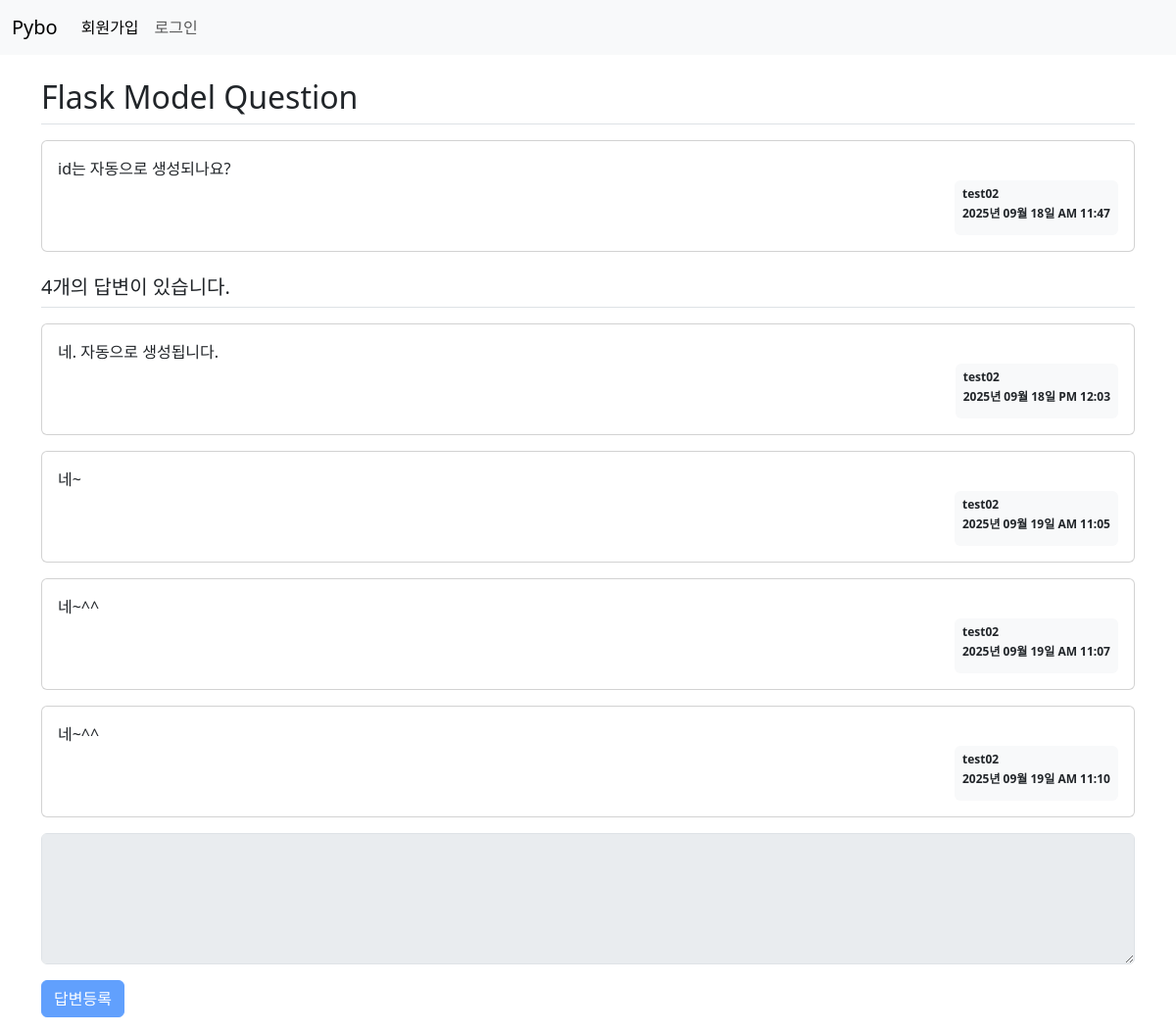
/question/detail/2, run on the app's committed database.
### pybo/models.py (models this page shows)
class Question(db.Model):
    id = db.Column(db.Integer, primary_key=True)
    subject = db.Column(db.String(200), nullable=False)
    content = db.Column(db.Text(), nullable=False)
    create_date = db.Column(db.DateTime(), nullable=False)
    user_id = db.Column(db.Integer, db.ForeignKey('user.id', ondelete='CASCADE'),
                        nullable=False)
    user = db.relationship('User', backref=db.backref('question_set'))

class User(db.Model):
    id = db.Column(db.Integer, primary_key=True)
    username = db.Column(db.String(150), unique=True, nullable=False)
    password = db.Column(db.String(200), nullable=False)
    email = db.Column(db.String(120), unique=True, nullable=False)

class Answer(db.Model):
    id = db.Column(db.Integer, primary_key=True)
    question_id = db.Column(db.Integer, db.ForeignKey('question.id', ondelete='CASCADE'))
    question = db.relationship(Question, backref=db.backref('answer_set'))
    content = db.Column(db.Text(), nullable=False)
    create_date = db.Column(db.DateTime(), nullable=False)
    user_id = db.Column(db.Integer, db.ForeignKey('user.id', ondelete='CASCADE'),
                        nullable=False)
    user = db.relationship('User', backref=db.backref('answer_set'))

### pybo/views/question_views.py (the view)
@bp.route('/detail/<int:question_id>')
def detail(question_id):
    form = AnswerForm()  # 질문 상세 템플릿에 답변 폼 추가
    question = Question.query.get_or_404(question_id)
    return render_template('question/question_detail.html', question=question, form=form)

### pybo/forms.py
class AnswerForm(FlaskForm):
    content = TextAreaField('내용', validators=[DataRequired('내용은 필수입력 항목입니다.')])

### pybo/filter.py (called while the page is built)
def format_datetime(value, fmt='%Y년 %m월 %d일 %p %I:%M'):
    return value.strftime(fmt)

### pybo/views/auth_views.py (called while the page is built)
@bp.before_app_request
def load_logged_in_user():
    user_id = session.get('user_id')
    if user_id is None:
        g.user = None
    else:
        g.user = User.query.get(int(user_id))

### pybo/templates/question/question_detail.html (shortened to what this page needs)
{% extends 'base.html' %}
{% block content %}
<div class="container my-3">
    <h2 class="border-bottom py-2">{{ question.subject }}</h2>
    <div class="card my-3">
        <div class="card-body">
            <div class="card-text">
                {{ question.content }}
            </div>
            <div class="d-flex justify-content-end">
                <div class="badge bg-light text-dark p-2 text-start">
                    <p class="mb-2">{{ question.user.username }}</p>
                    <p class="mb-2">{{ question.create_date|datetime }}</p>
                </div>
            </div>
        </div>
    </div>
    <h5 class="border-bottom my-3 py-2">{{ question.answer_set|length }}개의 답변이 있습니다.</h5>
    {% for answer in question.answer_set %}
    <div class="card my-3">
        <div class="card-body">
            <div class="card-text">{{ answer.content }}</div>
            <div class="d-flex justify-content-end">
                <div class="badge bg-light text-dark p-2 text-start">
                    <p class="mb-2">{{ answer.user.username }}</p>
                    <p class="mb-2">{{ answer.create_date|datetime }}</p>
                </div>
            </div>
        </div>
    </div>
    {% endfor %}
    <form action="{{ url_for('answer.create', question_id=question.id) }}" method="post">
        <textarea class="form-control" name="content" id="content" rows="5"
            {% if not g.user %} disabled {% endif %}></textarea>
        <button type="submit" class="btn btn-primary mt-3"
            {% if not g.user %} disabled {% endif %}>답변등록</button>
    </form>
</div>
{% endblock %}

### pybo/static/style.css (style rules this page uses)
textarea { width:100%; }
button[type='submit'] { margin-top: 10px; }

### data on the page
Question: subject "Flask Model Question", content "id는 자동으로 생성되나요?", create_date "2025년 09월 18일 AM 11:47"
User: user.username "test02"
Answer: content "네. 자동으로 생성됩니다.", user.username "test02", create_date "2025년 09월 18일 PM 12:03"
Answer: content "네~", user.username "test02", create_date "2025년 09월 19일 AM 11:05"
Answer: content "네~^^", user.username "test02", create_date "2025년 09월 19일 AM 11:07"
Answer: content "네~^^", user.username "test02", create_date "2025년 09월 19일 AM 11:10"

### other printed values
{{ question.answer_set|length }} "4"
